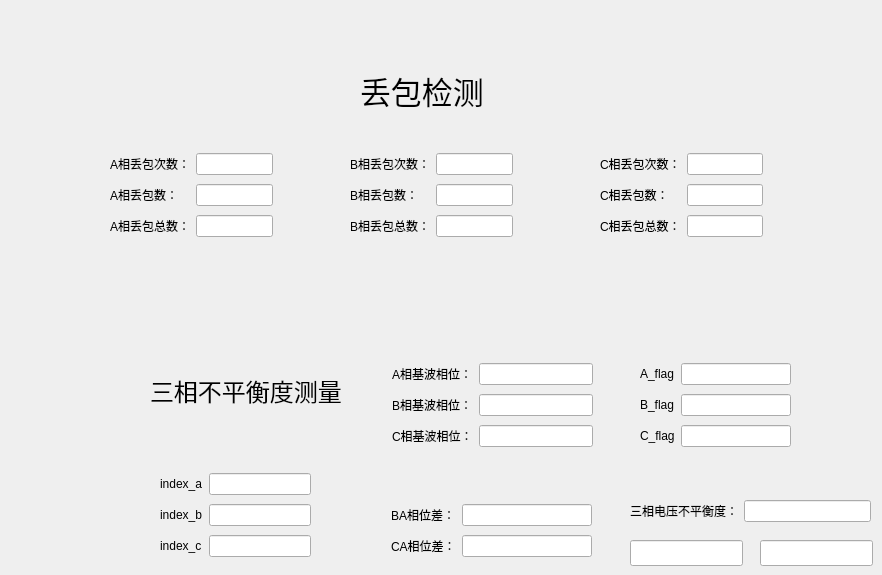
   <widget class="QWidget" name="tab_7">
    <attribute name="title">
     <string>丢包检测</string>
    </attribute>
    <widget class="QWidget" name="layoutWidget_15">
     <property name="geometry">
      <rect>
       <x>391</x>
       <y>501</y>
       <width>201</width>
       <height>60</height>
      </rect>
     </property>
     <layout class="QGridLayout" name="gridLayout_12">
      <item row="0" column="0">
       <widget class="QLabel" name="label_76">
        <property name="text">
         <string>BA相位差：</string>
        </property>
       </widget>
      </item>
      <item row="0" column="1">
       <widget class="QLineEdit" name="BA_xiangweicha"/>
      </item>
      <item row="1" column="0">
       <widget class="QLabel" name="label_77">
        <property name="text">
         <string>CA相位差：</string>
        </property>
       </widget>
      </item>
      <item row="1" column="1">
       <widget class="QLineEdit" name="CA_xiangweicha"/>
      </item>
     </layout>
    </widget>
    <widget class="QWidget" name="layoutWidget_14">
     <property name="geometry">
      <rect>
       <x>640</x>
       <y>360</y>
       <width>151</width>
       <height>92</height>
      </rect>
     </property>
     <layout class="QGridLayout" name="gridLayout_13">
      <item row="0" column="0">
       <widget class="QLabel" name="label_78">
        <property name="text">
         <string>A_flag</string>
        </property>
       </widget>
      </item>
      <item row="0" column="1">
       <widget class="QLineEdit" name="A_flag"/>
      </item>
      <item row="1" column="0">
       <widget class="QLabel" name="label_79">
        <property name="text">
         <string>B_flag</string>
        </property>
       </widget>
      </item>
      <item row="1" column="1">
       <widget class="QLineEdit" name="B_flag"/>
      </item>
      <item row="2" column="0">
       <widget class="QLabel" name="label_80">
        <property name="text">
         <string>C_flag</string>
        </property>
       </widget>
      </item>
      <item row="2" column="1">
       <widget class="QLineEdit" name="C_flag"/>
      </item>
     </layout>
    </widget>
    <widget class="QWidget" name="layoutWidget_12">
     <property name="geometry">
      <rect>
       <x>160</x>
       <y>470</y>
       <width>151</width>
       <height>92</height>
      </rect>
     </property>
     <layout class="QGridLayout" name="gridLayout_10">
      <item row="0" column="0">
       <widget class="QLabel" name="label_70">
        <property name="text">
         <string>index_a</string>
        </property>
       </widget>
      </item>
      <item row="0" column="1">
       <widget class="QLineEdit" name="index_a"/>
      </item>
      <item row="1" column="0">
       <widget class="QLabel" name="label_71">
        <property name="text">
         <string>index_b</string>
        </property>
       </widget>
      </item>
      <item row="1" column="1">
       <widget class="QLineEdit" name="index_b"/>
      </item>
      <item row="2" column="0">
       <widget class="QLabel" name="label_72">
        <property name="text">
         <string>index_c</string>
        </property>
       </widget>
      </item>
      <item row="2" column="1">
       <widget class="QLineEdit" name="index_c"/>
      </item>
     </layout>
    </widget>
    <widget class="QWidget" name="layoutWidget_13">
     <property name="geometry">
      <rect>
       <x>392</x>
       <y>360</y>
       <width>201</width>
       <height>92</height>
      </rect>
     </property>
     <layout class="QGridLayout" name="gridLayout_11">
      <item row="0" column="0">
       <widget class="QLabel" name="label_73">
        <property name="text">
         <string>A相基波相位：</string>
        </property>
       </widget>
      </item>
      <item row="0" column="1">
       <widget class="QLineEdit" name="A_jiboxiangwei"/>
      </item>
      <item row="1" column="0">
       <widget class="QLabel" name="label_74">
        <property name="text">
         <string>B相基波相位：</string>
        </property>
       </widget>
      </item>
      <item row="1" column="1">
       <widget class="QLineEdit" name="B_jiboxiangwei"/>
      </item>
      <item row="2" column="0">
       <widget class="QLabel" name="label_75">
        <property name="text">
         <string>C相基波相位：</string>
        </property>
       </widget>
      </item>
      <item row="2" column="1">
       <widget class="QLineEdit" name="C_jiboxiangwei"/>
      </item>
     </layout>
    </widget>
    <widget class="QWidget" name="layoutWidget_23">
     <property name="geometry">
      <rect>
       <x>630</x>
       <y>500</y>
       <width>241</width>
       <height>31</height>
      </rect>
     </property>
     <layout class="QFormLayout" name="formLayout_16">
      <item row="0" column="1">
       <widget class="QLineEdit" name="sanxiangdianyabupinghengdu"/>
      </item>
      <item row="0" column="0">
       <widget class="QLabel" name="label_101">
        <property name="text">
         <string>三相电压不平衡度：</string>
        </property>
       </widget>
      </item>
     </layout>
    </widget>
    <widget class="QLineEdit" name="uneg_param1">
     <property name="geometry">
      <rect>
       <x>630</x>
       <y>540</y>
       <width>113</width>
       <height>26</height>
      </rect>
     </property>
    </widget>
    <widget class="QLineEdit" name="uneg_param2">
     <property name="geometry">
      <rect>
       <x>760</x>
       <y>540</y>
       <width>113</width>
       <height>26</height>
      </rect>
     </property>
    </widget>
    <widget class="QWidget" name="layoutWidget_24">
     <property name="geometry">
      <rect>
       <x>110</x>
       <y>150</y>
       <width>163</width>
       <height>92</height>
      </rect>
     </property>
     <layout class="QGridLayout" name="gridLayout_14">
      <item row="0" column="0">
       <widget class="QLabel" name="label_102">
        <property name="text">
         <string>A相丢包次数：</string>
        </property>
       </widget>
      </item>
      <item row="0" column="1">
       <widget class="QLineEdit" name="A_loss"/>
      </item>
      <item row="1" column="0">
       <widget class="QLabel" name="label_103">
        <property name="text">
         <string>A相丢包数：</string>
        </property>
       </widget>
      </item>
      <item row="1" column="1">
       <widget class="QLineEdit" name="A_loss_current"/>
      </item>
      <item row="2" column="0">
       <widget class="QLabel" name="label_104">
        <property name="text">
         <string>A相丢包总数：</string>
        </property>
       </widget>
      </item>
      <item row="2" column="1">
       <widget class="QLineEdit" name="A_loss_sum"/>
      </item>
     </layout>
    </widget>
    <widget class="QWidget" name="layoutWidget_25">
     <property name="geometry">
      <rect>
       <x>350</x>
       <y>150</y>
       <width>163</width>
       <height>92</height>
      </rect>
     </property>
     <layout class="QGridLayout" name="gridLayout_15">
      <item row="0" column="0">
       <widget class="QLabel" name="label_105">
        <property name="text">
         <string>B相丢包次数：</string>
        </property>
       </widget>
      </item>
      <item row="0" column="1">
       <widget class="QLineEdit" name="B_loss"/>
      </item>
      <item row="1" column="0">
       <widget class="QLabel" name="label_106">
        <property name="text">
         <string>B相丢包数：</string>
        </property>
       </widget>
      </item>
      <item row="1" column="1">
       <widget class="QLineEdit" name="B_loss_current"/>
      </item>
      <item row="2" column="0">
       <widget class="QLabel" name="label_107">
        <property name="text">
         <string>B相丢包总数：</string>
        </property>
       </widget>
      </item>
      <item row="2" column="1">
       <widget class="QLineEdit" name="B_loss_sum"/>
      </item>
     </layout>
    </widget>
    <widget class="QWidget" name="layoutWidget_26">
     <property name="geometry">
      <rect>
       <x>600</x>
       <y>150</y>
       <width>163</width>
       <height>92</height>
      </rect>
     </property>
     <layout class="QGridLayout" name="gridLayout_16">
      <item row="0" column="0">
       <widget class="QLabel" name="label_108">
        <property name="text">
         <string>C相丢包次数：</string>
        </property>
       </widget>
      </item>
      <item row="0" column="1">
       <widget class="QLineEdit" name="C_loss"/>
      </item>
      <item row="1" column="0">
       <widget class="QLabel" name="label_109">
        <property name="text">
         <string>C相丢包数：</string>
        </property>
       </widget>
      </item>
      <item row="1" column="1">
       <widget class="QLineEdit" name="C_loss_current"/>
      </item>
      <item row="2" column="0">
       <widget class="QLabel" name="label_110">
        <property name="text">
         <string>C相丢包总数：</string>
        </property>
       </widget>
      </item>
      <item row="2" column="1">
       <widget class="QLineEdit" name="C_loss_sum"/>
      </item>
     </layout>
    </widget>
    <widget class="QLabel" name="label_265">
     <property name="geometry">
      <rect>
       <x>360</x>
       <y>70</y>
       <width>141</width>
       <height>41</height>
      </rect>
     </property>
     <property name="font">
      <font>
       <pointsize>23</pointsize>
      </font>
     </property>
     <property name="text">
      <string>丢包检测</string>
     </property>
    </widget>
    <widget class="QLabel" name="label_266">
     <property name="geometry">
      <rect>
       <x>150</x>
       <y>370</y>
       <width>201</width>
       <height>41</height>
      </rect>
     </property>
     <property name="font">
      <font>
       <pointsize>18</pointsize>
      </font>
     </property>
     <property name="text">
      <string>三相不平衡度测量</string>
     </property>
    </widget>
   </widget>
